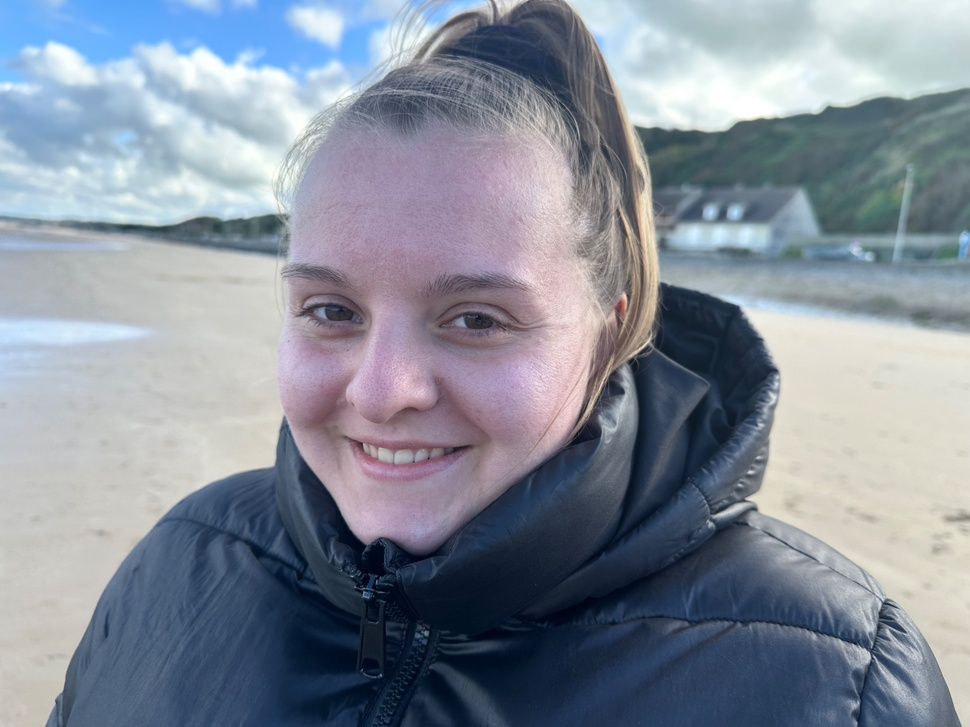
#> input picture MC1/IMG_1467.jpeg, 970 x 727 px, shrunk from 2048 x 1536 before the run
$ jupyter execute Michelle_Rohrer_wavelet.ipynb
#> lines starting #> are read from the running program, lines starting #| are printed output that depends on the picture; long printed decimals are rounded
 # Mini-Challenge Michelle Rohrer Part 5

Ich habe die letzten 4 Wochen mein Fototagebuch von meiner Frankreichreise erstellt und konnte viele schöne Momente festhalten. Dabei habe ich mich vor allem auf Landschaftsbilder fokussiert. Als letzten Schritt möchte ich gerne ein Portrait von mir am Strand bearbeiten. Ich möchte gerne das gelernte kombinieren und mein Gesicht glätten, Details hervorheben und den Hintergrund unscharf machen.

[cell 1]
import cv2
import numpy as np
import matplotlib.pyplot as plt

# Bild laden
image = cv2.imread("IMG_1467.jpeg", cv2.IMREAD_GRAYSCALE)
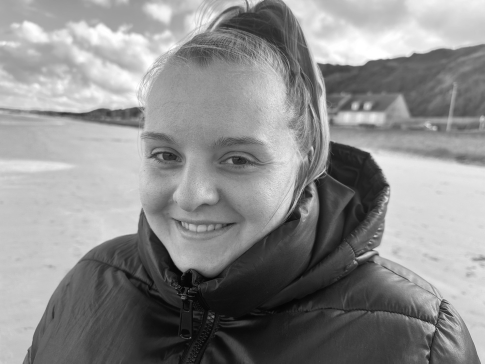
#> image: shape (727, 970) (shown at 1/2 size); min 0, max 255, mean 140.4

# Bild anzeigen
plt.imshow(image, cmap='gray')
plt.axis('off')
plt.show()

[cell 2]
import pywt

# wavelet transformation
image = np.array(image)

coeffs = pywt.dwt2(image, 'haar')
LL, (LH, HL, HH) = coeffs
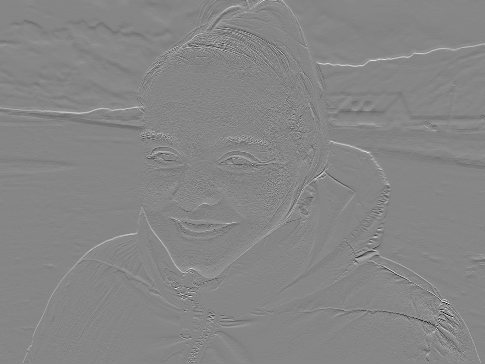
#> LH: shape (364, 485) float64; min -98.5, max 88.5, mean 0.2; drawn with min black and max white
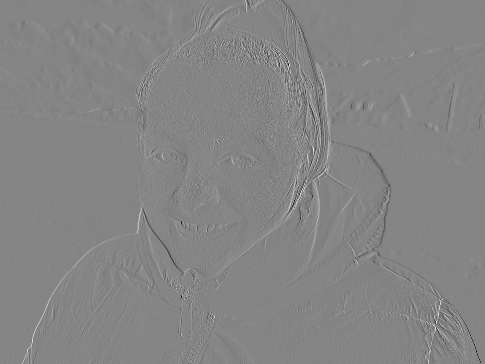
#> HL: shape (364, 485) float64; min -107, max 98, mean 0; drawn with min black and max white
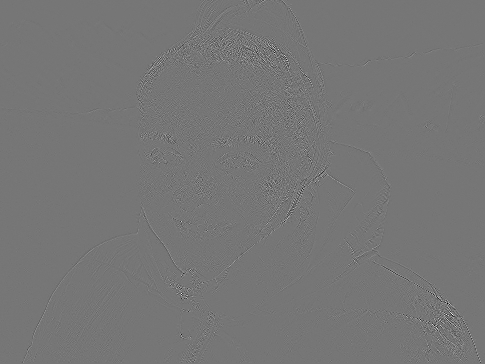
#> HH: shape (364, 485) float64; min -48.5, max 56, mean 0; drawn with min black and max white

#### Bild bearbeiten

[cell 3]
# Gesicht glätten mit wavelet transformation
smooth = HH * 0.3

# 2. Details verstärken
LH_enhanced = LH * 2.5
HL_enhanced = HL * 2.5

# 3. Bildrekonstruktion mit bearbeiteten Komponenten
coeffs_enhanced = (LL, (LH_enhanced, HL_enhanced, smooth))
image_enhanced = pywt.idwt2(coeffs_enhanced, 'db1')
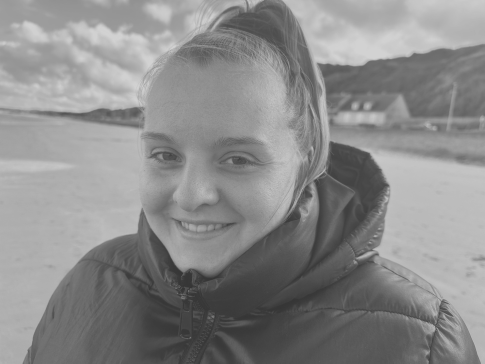
#> image_enhanced: shape (728, 970) float64 (shown at 1/2 size); min -80.95, max 325.3, mean 140.3; drawn with min black and max white

# Werte auf den Bereich 0-255 begrenzen, um sie korrekt als Bild anzeigen zu können
image_enhanced = np.clip(image_enhanced, 0, 255).astype(np.uint8)

# Bilder vergleichen
plt.figure(figsize=(12, 6))
plt.subplot(1, 2, 1)
plt.imshow(image, cmap='gray')
plt.title('Original')
plt.axis('off')

plt.subplot(1, 2, 2)
plt.imshow(image_enhanced, cmap='gray')
plt.title('bearbeitet')
plt.axis('off')

plt.show()

Das Bild rechts gefällt mir definitiv viel besser, es wurden einige Details hervorgehoben und das Gesicht geglättet.

#### Analyse

[cell 4]
# statistische Analyse
stats_original = {
    'mean': np.mean(image),
    'std_dev': np.std(image),
    'min': np.min(image),
    'max': np.max(image)
}
#> stats_original = {'mean': 140.4, 'std_dev': 66.56, 'min': 0, 'max': 255}

stats_edited = {
    'mean': np.mean(image_enhanced),
    'std_dev': np.std(image_enhanced),
    'min': np.min(image_enhanced),
    'max': np.max(image_enhanced)
}
#> stats_edited = {'mean': 139.9, 'std_dev': 67.18, 'min': 0, 'max': 255}

print("Original Image Stats:", stats_original)
#| Original Image Stats: {'mean': 140.426, 'std_dev': 66.556, 'min': 0, 'max': 255}
print("Edited Image Stats:", stats_edited)
#| Edited Image Stats: {'mean': 139.893, 'std_dev': 67.179, 'min': 0, 'max': 255}

Das bearbeitete Bild hat einen etwas niedrigen Durchschnittswert, was auf die Glättung des Gesichts zurückzuführen ist. Die Standardabweichung ist ebenfalls niedriger, was auf eine geringere Varianz der Pixelwerte hinweist. Der Kontrast ist jedoch höher, was auf die Hervorhebung der Details zurückzuführen ist.

[cell 5]
from numpy.fft import fft2, fftshift

# Fourier Transformation
def plot_fourier_transform(img_array, title):
#> called with title = 'Fourier Transform of Original Image'
    f_transform = fftshift(fft2(img_array))
    magnitude_spectrum = np.log(np.abs(f_transform) + 1)
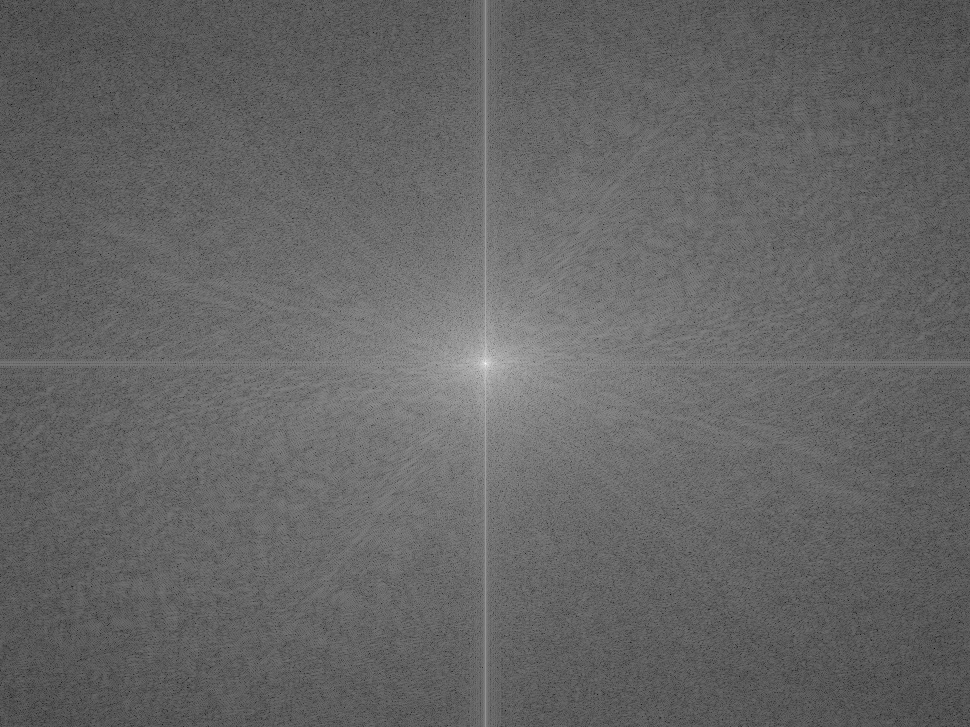
#> magnitude_spectrum: shape (727, 970) float64; min 0.768, max 18.41, mean 7.8; drawn with min black and max white

    plt.figure(figsize=(6, 6))
    plt.imshow(magnitude_spectrum, cmap='gray')
    plt.title(title)
    plt.axis('off')
    plt.show()

# Display Fourier Transforms
plot_fourier_transform(image, "Fourier Transform of Original Image")
plot_fourier_transform(image_enhanced, "Fourier Transform of Edited Image")

$ run again, with MC1/IMG_1475.jpeg copied over MC1/IMG_1467.jpeg
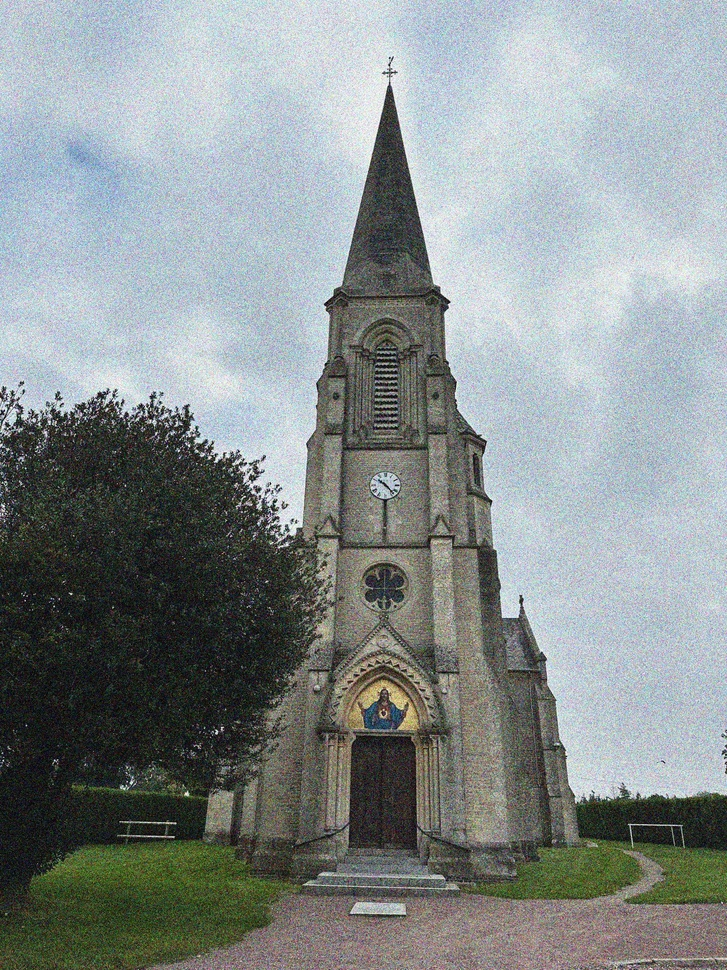
#> input picture MC1/IMG_1475.jpeg, 727 x 970 px, shrunk from 1536 x 2048 before the run
#> `image_enhanced = pywt.idwt2(coeffs_enhanced, 'db1')`:
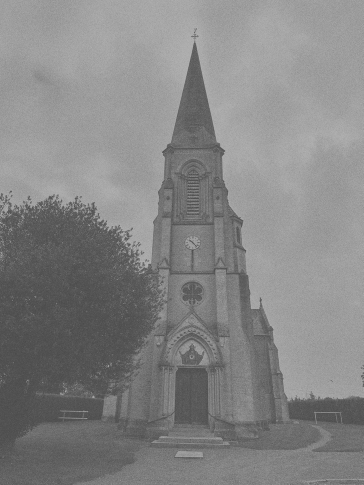
#> image_enhanced: shape (970, 728) float64 (shown at 1/2 size); min -160.7, max 416.8, mean 141.1; drawn with min black and max white
#> stats_original = {'mean': 141.1, 'std_dev': 69.94, 'min': 0, 'max': 255}
#> stats_edited = {'mean': 140.8, 'std_dev': 73.93, 'min': 0, 'max': 255}
#| Original Image Stats: {'mean': 141.075, 'std_dev': 69.945, 'min': 0, 'max': 255}
#| Edited Image Stats: {'mean': 140.779, 'std_dev': 73.925, 'min': 0, 'max': 255}
#> in plot_fourier_transform (call 2), `magnitude_spectrum = np.log(np.abs(f_transform) + 1)`:
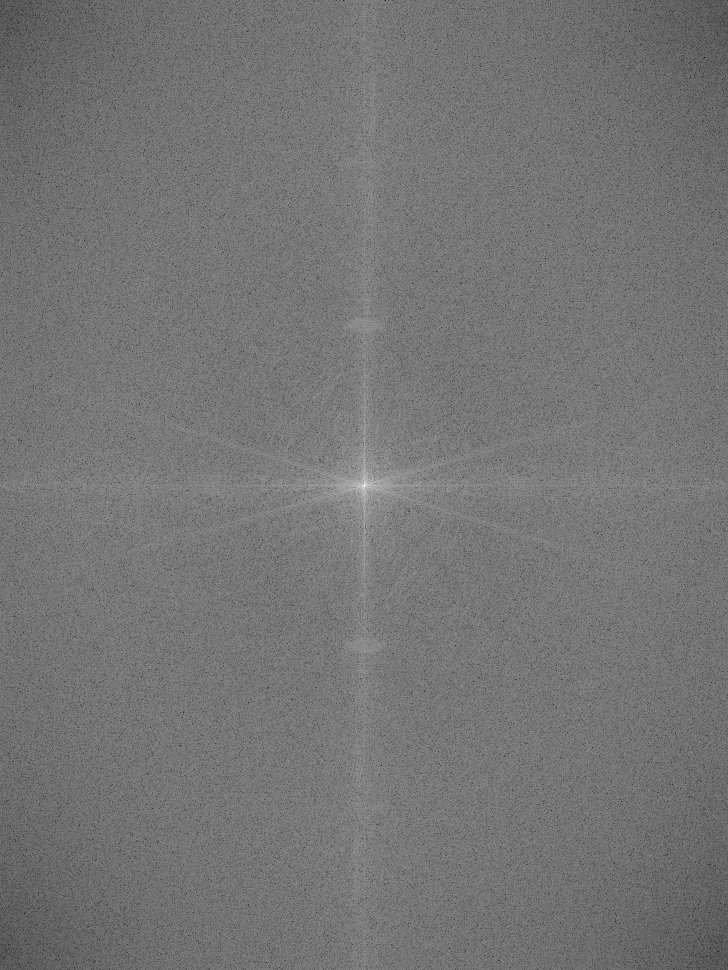
#> magnitude_spectrum: shape (970, 728) float64; min 2.45, max 18.41, mean 9.79; drawn with min black and max white
